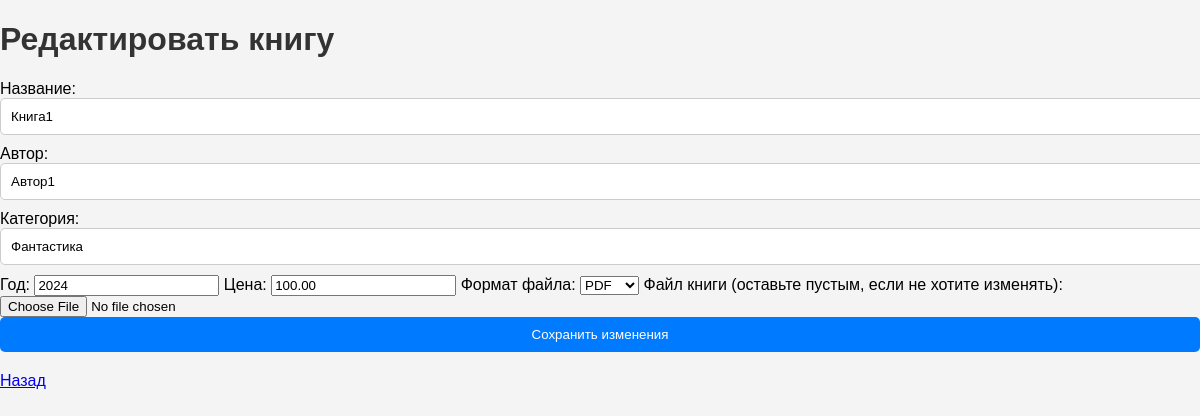
Page /admin/edit_book.php?id=2 (signed in) on the committed database.
### tables this page shows
CREATE TABLE `books` (
  `id` int(11) NOT NULL,
  `title` varchar(255) NOT NULL,
  `author` varchar(255) NOT NULL,
  `category` varchar(255) NOT NULL,
  `year` int(11) NOT NULL,
  `price` decimal(10,2) NOT NULL,
  `status` enum('available','rented','sold') NOT NULL DEFAULT 'available',
  `file_path` varchar(255) NOT NULL,
  `file_format` enum('pdf','epub') NOT NULL
);

### admin/edit_book.php (the view, shortened to what this page needs)
<?php
require_once '../db/database.php';
$id = $_GET['id'];
$stmt = $pdo->prepare("SELECT * FROM books WHERE id = ?");
$stmt->execute([$id]);
$book = $stmt->fetch();
?>
<!DOCTYPE html>
<html lang="ru">
<head>
    <link rel="stylesheet" href="../css/style.css">
</head>
<body>
    <h1>Редактировать книгу</h1>
    <form method="POST" action="" enctype="multipart/form-data">
        <label for="title">Название:</label>
        <input type="text" id="title" name="title" value="<?php echo htmlspecialchars($book['title']); ?>" required>
        <label for="author">Автор:</label>
        <input type="text" id="author" name="author" value="<?php echo htmlspecialchars($book['author']); ?>" required>
        <label for="category">Категория:</label>
        <input type="text" id="category" name="category" value="<?php echo htmlspecialchars($book['category']); ?>" required>
        <label for="year">Год:</label>
        <input type="number" id="year" name="year" value="<?php echo htmlspecialchars($book['year']); ?>" required>
        <label for="price">Цена:</label>
        <input type="number" step="0.01" id="price" name="price" value="<?php echo htmlspecialchars($book['price']); ?>" required>
        <label for="file_format">Формат файла:</label>
        <select id="file_format" name="file_format" required>
            <option value="pdf" <?php if ($book['file_format'] === 'pdf') echo 'selected'; ?>>PDF</option>
        </select>
        <label for="file">Файл книги (оставьте пустым, если не хотите изменять):</label>
        <input type="file" id="file" name="file">
        <button type="submit">Сохранить изменения</button>
    </form>
    <a href="edit_books.php">Назад</a>
</body>
</html>

### css/style.css (style rules this page uses)
body { font-family: Arial, sans-serif; background-color: #f4f4f4; margin: 0; padding: 0; }
h1, h2, h3 { color: #333; }
form { margin-bottom: 20px; }
input[type="text"], input[type="password"], button { display: block; width: 100%; padding: 10px; margin-bottom: 10px; border: 1px solid #ccc; border-radius: 5px; }
button { background-color: #007bff; color: #fff; border: none; cursor: pointer; }

### rows in the picture
books: title "Книга1", author "Автор1", category "Фантастика", year "2024", price "100.00", file_format "PDF"
